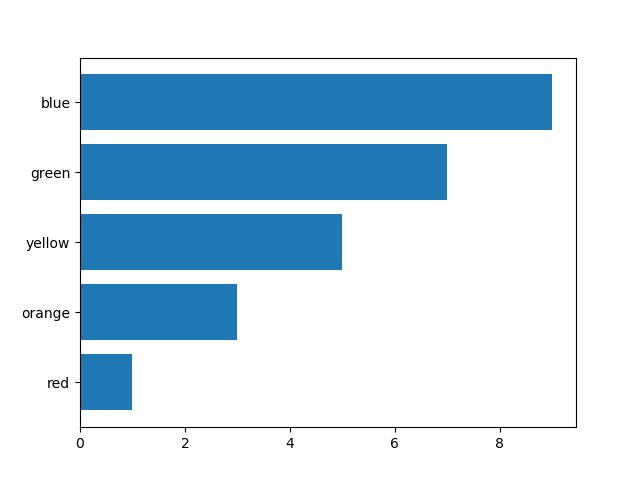

This chart was generated by the following Python code:
# Author:  Martin McBride
# Created: 2022-03-23
# Copyright (C) 2022, Martin McBride
# License: MIT

import matplotlib.pyplot as plt
import numpy as np

y = np.arange(5)
x = y*2 + 1

labels = ["red", "orange", "yellow", "green", "blue"]

plt.barh(y, x)
plt.yticks(y, labels)
plt.savefig("barchart-horizontal.png")
plt.show()
